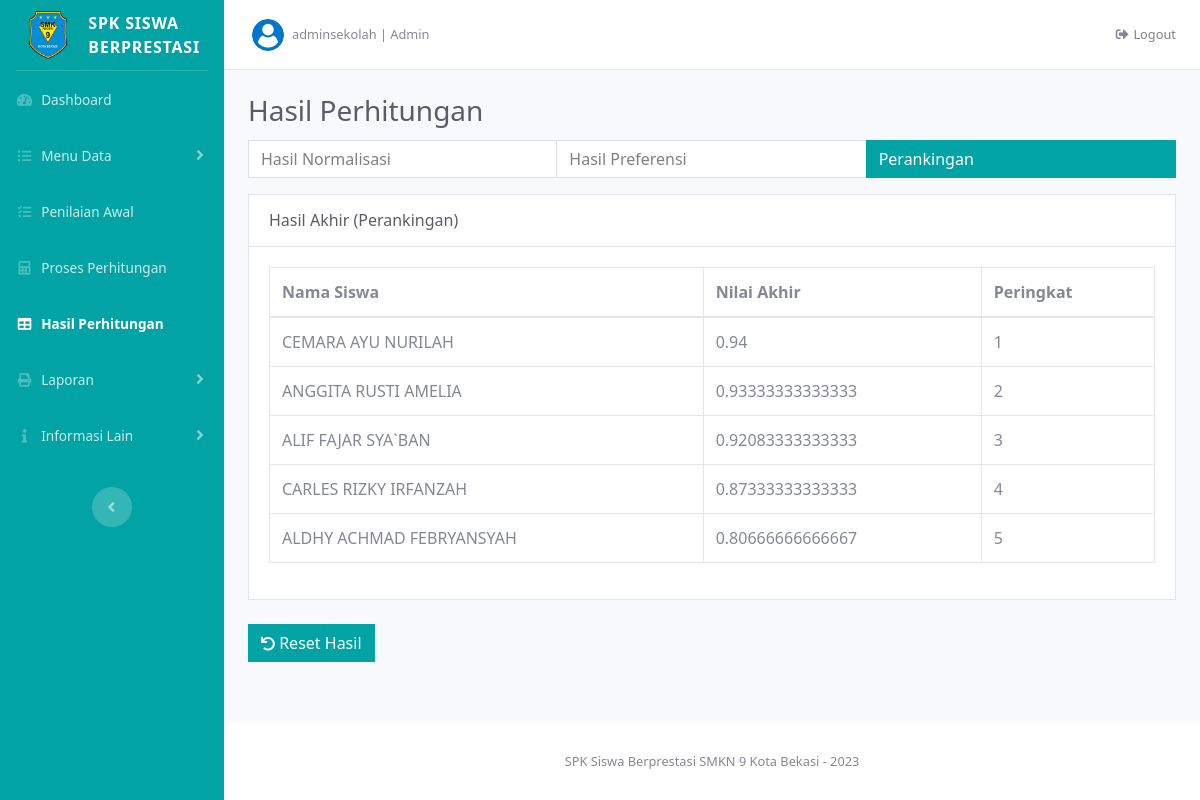
/index.php?page=hasil_perhitungan&hasil=perankingan (signed in), run on an earlier commit of the app's database.
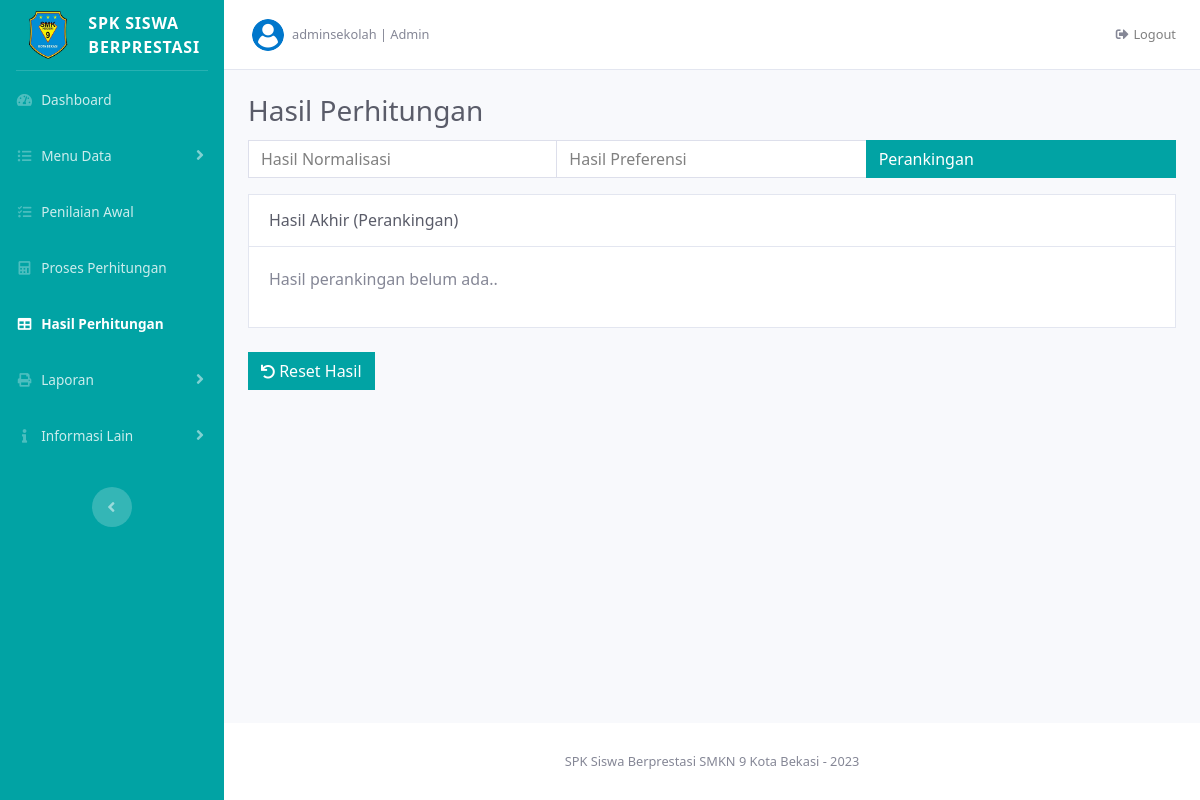
And on a later commit of the database.
### tables this page shows
CREATE TABLE `hasil_preferensi` (
  `ID_Pref` int(15) NOT NULL,
  `ID_Alter` int(15) DEFAULT NULL,
  `hasil_pref` double DEFAULT NULL
);

CREATE TABLE `data_alternatif` (
  `ID_Alter` int(15) NOT NULL,
  `NISN` varchar(30) DEFAULT NULL,
  `Nama_Siswa` varchar(100) DEFAULT NULL,
  `JK` varchar(100) DEFAULT NULL,
  `Kelas` varchar(100) DEFAULT NULL
);

### pages/hasil_perhitungan/perankingan.php (the view)
<?php
	$pref = mysqli_query($koneksi_db, "SELECT hasil_preferensi.ID_Pref, hasil_preferensi.ID_Alter, data_alternatif.Nama_Siswa,
	hasil_preferensi.hasil_pref FROM hasil_preferensi INNER JOIN data_alternatif ON
	hasil_preferensi.ID_Alter = data_alternatif.ID_Alter ORDER BY hasil_pref DESC");
  $jmlNormali = mysqli_query($koneksi_db, "SELECT * FROM hasil_normalisasi");
  $jmlPref = mysqli_query($koneksi_db, "SELECT * FROM hasil_preferensi");
?>
<div class="card-header bg-white py-3 d-flex align-items-center justify-content-between">
    <h6 class="m-0 text-gray-800">Hasil Akhir (Perankingan)</h6>
</div>
<div class="card-body">
  <?php
      if (mysqli_num_rows($jmlNormali) > 0 && mysqli_num_rows($jmlPref) > 0) {
  ?>
    <div class="table-responsive">
      <table class="table table-bordered" width="100%" cellspacing="0">
        <thead>
          <tr>
            <th class="text-nowrap">Nama Siswa</th>
            <th class="text-nowrap">Nilai Akhir</th>
            <th class="text-nowrap">Peringkat</th>
          </tr>
        </thead>
        <tbody>
      		<?php
      			$no = 0;
      			while ($res = mysqli_fetch_assoc($pref)) :
      			$no++;
      		?>
            <tr>
              <td class="text-nowrap"><?= $res['Nama_Siswa']; ?></td>
              <td class="text-nowrap"><?= $res['hasil_pref']; ?></td>
              <td class="text-nowrap"><?= $no; ?></td>
            </tr>
        	<?php endwhile; ?>
        </tbody>
      </table>
    </div>
  <?php
      } else {
  ?>
      <p>Hasil perankingan belum ada..</p>
  <?php
      }
  ?>
</div>

What changed in the data, as far as the page shows it:
removed hasil_preferensi: ID_Alter.Nama_Siswa "CEMARA AYU NURILAH", hasil_pref "0.94"
removed hasil_preferensi: ID_Alter.Nama_Siswa "ANGGITA RUSTI AMELIA", hasil_pref "0.93333333333333"
removed hasil_preferensi: ID_Alter.Nama_Siswa "ALIF FAJAR SYA`BAN", hasil_pref "0.92083333333333"
removed hasil_preferensi: ID_Alter.Nama_Siswa "CARLES RIZKY IRFANZAH", hasil_pref "0.87333333333333"
removed hasil_preferensi: ID_Alter.Nama_Siswa "ALDHY ACHMAD FEBRYANSYAH", hasil_pref "0.80666666666667"
Also different on the page:
text no longer shown: "Nama Siswa Nilai Akhir Peringkat"
text now shown: "Hasil perankingan belum ada.."
